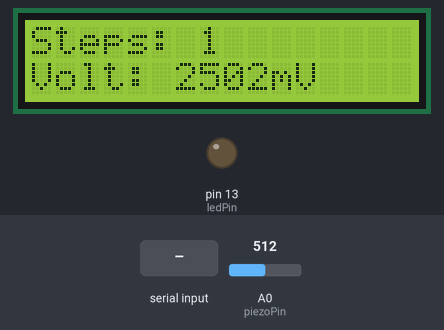
This sketch was run on a simulated Arduino Uno, built with avr-gcc and run on an emulated ATmega328P. Shown: 16×2 character LCD, output pins drawn as LEDs (lit = HIGH). Inputs (shaded band) come from the test bench; at power-on: A0 (piezoPin) = 512. What the sketch prints to the serial monitor is not drawn.

Above: at 2.8 s.
2.9 s: "RESET\n" received over Serial
At 4.0 s:
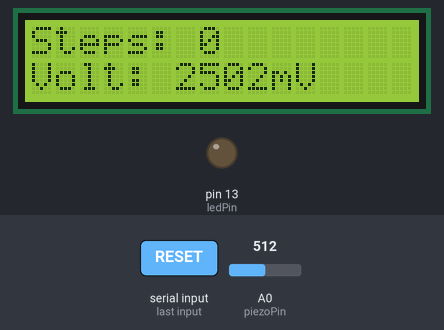
4.4 s: A0 (piezoPin) set to 716
At 5.4 s:
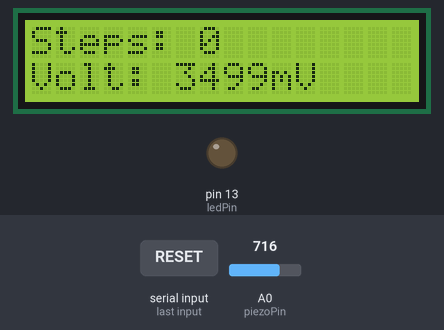
7.4 s: A0 (piezoPin) set to 900
At 8.7 s:
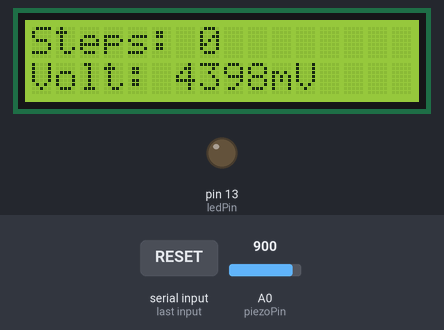
9.0 s: A0 (piezoPin) set to 1023
At 9.7 s:
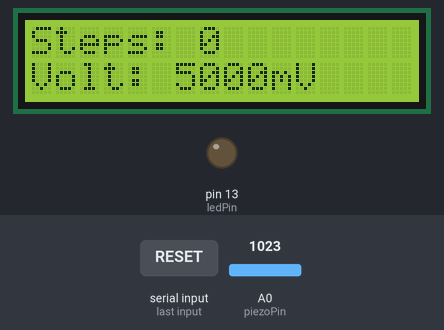
Timing chart, 0 to 11.6 s (numbered marks = the images above; inputs shaded):
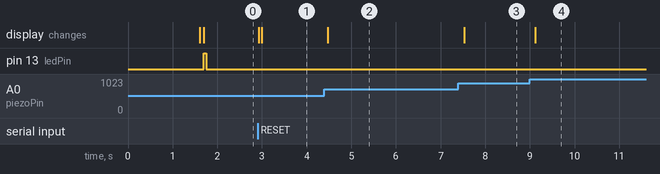

Measured:
- after the input at 2.9 s, the display: first changes at once (image 1 shows a later state)
- after the input at 4.4 s, the display: changes after 0.07 s (image 2)
- after the input at 7.4 s, the display: changes after 0.13 s (image 3)
- after the input at 9.0 s, the display: changes after 0.13 s (image 4)

The sketch:

arduino_code.ino
```cpp
#include <Wire.h>
#include <LiquidCrystal_I2C.h>

const int piezoPin = A0;
const int ledPin = 13;

LiquidCrystal_I2C lcd(0x27, 16, 2);

const int stepHigh_mV = 30; // step detected above this
const int stepLow_mV = 15;  // re-arm below this (must be lower than stepHigh_mV)

// Extra noise filter
const int noiseFloor_mV = 8;

// Timing
const unsigned long pressWindow = 60;   // sample window to find peak
const unsigned long debounceTime = 250; // minimum time between steps (ms)

int stepCount = 0;
unsigned long lastStepTime = 0;

// Step state
bool armed = true;

void setup()
{
    Serial.begin(9600);
    Serial.println("Footstep Smart Tile Started...");

    pinMode(ledPin, OUTPUT);
    digitalWrite(ledPin, LOW);

    lcd.init();
    lcd.backlight();

    lcd.setCursor(0, 0);
    lcd.print("Smart Tile Step");
    lcd.setCursor(0, 1);
    lcd.print("Counter Ready");
    delay(1500);

    lcd.clear();
    lcd.setCursor(0, 0);
    lcd.print("Steps: 0");
    lcd.setCursor(0, 1);
    lcd.print("Volt: 0mV");
}

void resetDisplay()
{
    stepCount = 0;

    lcd.clear();
    lcd.setCursor(0, 0);
    lcd.print("Steps: 0");
    lcd.setCursor(0, 1);
    lcd.print("Volt: 0mV");

    Serial.println("RESET DONE");
}

void loop()
{
    // -------------------- Read Web/Serial Commands --------------------
    if (Serial.available() > 0)
    {
        String command = Serial.readStringUntil('\n');
        command.trim();

        if (command == "RESET")
        {
            resetDisplay();
            return;
        }
    }

    // -------------------- Get Peak Voltage in pressWindow --------------------
    int peakRaw = 0;
    unsigned long start = millis();

    while (millis() - start < pressWindow)
    {
        int val = analogRead(piezoPin);
        if (val > peakRaw)
            peakRaw = val;
    }

    int peak_mV = (peakRaw * 5000L) / 1023;

    // remove tiny noise spikes
    if (peak_mV < noiseFloor_mV)
        peak_mV = 0;

    // -------------------- LCD Display --------------------
    lcd.setCursor(6, 1);
    lcd.print("      ");
    lcd.setCursor(6, 1);
    lcd.print(peak_mV);
    lcd.print("mV");

    // -------------------- Step Detection (Hysteresis + Debounce) --------------------
    unsigned long now = millis();

    if (!armed && peak_mV <= stepLow_mV)
    {
        armed = true;
    }

    if (armed &&
        peak_mV >= stepHigh_mV &&
        (now - lastStepTime) > debounceTime)
    {

        stepCount++;
        lastStepTime = now;
        armed = false;

        // Update LCD steps
        lcd.setCursor(7, 0);
        lcd.print("     ");
        lcd.setCursor(7, 0);
        lcd.print(stepCount);

        // LED blink
        digitalWrite(ledPin, HIGH);
        delay(60);
        digitalWrite(ledPin, LOW);
    }

    // -------------------- Send to Serial (for Website/Monitor) --------------------
    Serial.print(stepCount);
    Serial.print(",");
    Serial.println(peak_mV);

    delay(50);
}
```
